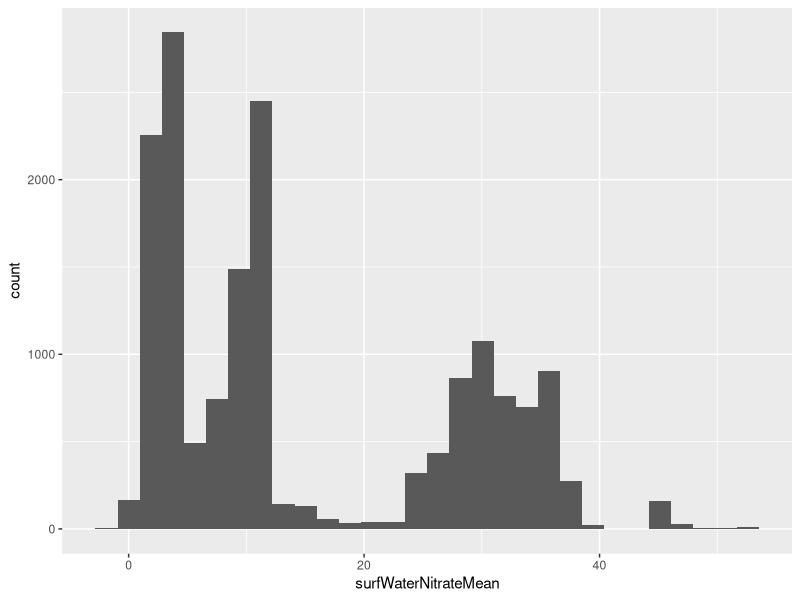
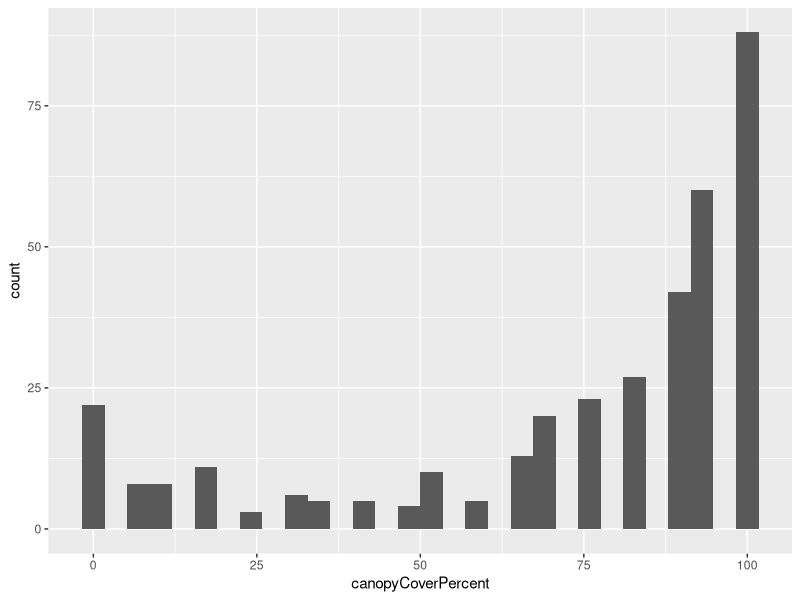

The R source for these figures, in order: (Note: this script raises an error after producing the figures.)
## ---- chunk 1
knitr::opts_chunk$set(echo = TRUE)
## ---- chunk 2

#In Chunk 2, we're loading in the packages necessary to manipulate and process our data for further analysis.

library(dplyr)
library(tidyr)
library(ggplot2)
library(readr)
library(lubridate)

## ---- chunk 3

#In Chunk 3, we're loading all of the raw NEON data sets that we're going to be using in our project, so that they're immediately accessible and available within the .rmd. Additionally, we're tagging each with an appropriate siteID (derived from the NEON site wherein the data was collected) and a year (derived from the year within which the data was collected). 

# (Note: Each set of data is preceded by a textual title (example: #BIGC_2019) to facilitate any necessary navigation).


#BIGC_2019

Nitrate_BIGC_2019 <-read_csv("../Data/Processed/BIGC (CA-D17)/BIGC_NEON_nitrate-surfacewater/NEON.D17.BIGC.DP1.20033.001.102.100.015.NSW_15_minute.2019-07.basic.20221201T190523Z.csv") %>% 
  mutate(siteID="BIGC", year=2019)

VegCover_BIGC_2019 <- read_csv("../Data/Processed/BIGC (CA-D17)/BIGC_NEON_cover-veg-riparian/NEON.D17.BIGC.DP1.20191.001.rip_percentComposition.2019-07.basic.20230112T002213Z.csv") %>% 
  mutate(siteID="BIGC", year=2019)


#BIGC_2021

Nitrate_BIGC_2021 <-read_csv("../Data/Processed/BIGC (CA-D17)/BIGC_NEON_nitrate-surfacewater/NEON.D17.BIGC.DP1.20033.001.102.100.015.NSW_15_minute.2021-08.basic.20221201T175835Z.csv") %>% 
  mutate(siteID="BIGC", year=2021)

VegCover_BIGC_2021 <- read_csv("../Data/Processed/BIGC (CA-D17)/BIGC_NEON_cover-veg-riparian/NEON.D17.BIGC.DP1.20191.001.rip_percentComposition.2021-08.basic.20230112T001807Z.csv") %>% 
  mutate(siteID="BIGC", year=2021)


#BLUE_2019

Nitrate_BLUE_2019 <-read_csv("../Data/Processed/BLUE (OK-D11)/BLUE_NEON_nitrate-surfacewater/NEON.D11.BLUE.DP1.20033.001.112.100.015.NSW_15_minute.2019-06.basic.20221201T045009Z.csv") %>% 
  mutate(siteID="BLUE", year=2019)

VegCover_BLUE_2019 <-read_csv("../Data/Processed/BLUE (OK-D11)/BLUE_NEON_cover-veg-riparian/NEON.D11.BLUE.DP1.20191.001.rip_percentComposition.2019-06.basic.20230112T002006Z.csv") %>% 
  mutate(siteID="BLUE", year=2019)


#BLUE_2021

Nitrate_BLUE_2021 <-read_csv("../Data/Processed/BLUE (OK-D11)/BLUE_NEON_nitrate-surfacewater/NEON.D11.BLUE.DP1.20033.001.112.100.015.NSW_15_minute.2021-06.basic.20221201T013159Z.csv") %>% 
  mutate(siteID="BLUE", year=2021)

VegCover_BLUE_2021 <-read_csv("../Data/Processed/BLUE (OK-D11)/BLUE_NEON_cover-veg-riparian/NEON.D11.BLUE.DP1.20191.001.rip_percentComposition.2021-06.basic.20230112T002305Z.csv") %>% 
  mutate(siteID="BLUE", year=2021)


#LECO_2019

Nitrate_LECO_2019 <-read_csv("../Data/Processed/LECO (TN-D07)/LECO_NEON_nitrate-surfacewater/NEON.D07.LECO.DP1.20033.001.102.100.015.NSW_15_minute.2019-09.basic.20221208T002007Z.csv") %>% 
  mutate(siteID="LECO", year=2019)

VegCover_LECO_2019 <-read_csv("../Data/Processed/LECO (TN-D07)/LECO_NEON_cover-veg-riparian/NEON.D07.LECO.DP1.20191.001.rip_percentComposition.2019-09.basic.20230112T001930Z.csv") %>% 
  mutate(siteID="LECO", year=2019)


#LECO_2021

Nitrate_LECO_2021 <-read_csv("../Data/Processed/LECO (TN-D07)/LECO_NEON_nitrate-surfacewater/NEON.D07.LECO.DP1.20033.001.112.100.015.NSW_15_minute.2021-09.basic.20221208T012753Z.csv") %>% 
  mutate(siteID="LECO", year=2021)

VegCover_LECO_2021 <-read_csv("../Data/Processed/LECO (TN-D07)/LECO_NEON_cover-veg-riparian/NEON.D07.LECO.DP1.20191.001.rip_percentComposition.2021-09.basic.20230112T002003Z.csv") %>% 
  mutate(siteID="LECO", year=2021)


## ---- chunk 4

#In Chunk 4, all of the extraneous data from the raw data sheets is being excised, and the data pertaining to our project is being consolidated into multiple formats in order to facilitate further analysis and manipulation. These are detailed in pre-code titles below, but generally speaking, we are creating a data frame containing all of the 'surfWaterNitrateMean' data from the Nitrate_Surfacewater NEON data sheets and a separate frame containing all of the 'canopyCoverPercent' data from the Cover_Veg_Riparian NEON data sheets (these will be used in the creation of two single-variable histograms). We're then creating mean data for each of these consolidated data frames (grouped by siteID and year) before finally left_joining these mean data to create a summarized master data frame.


#Nitrate Data Consolidation (Total, then mean surfWaterNitrateMean grouped by SiteID and year)
Nitrate_Combined <- bind_rows(Nitrate_BIGC_2019, Nitrate_BIGC_2021, Nitrate_BLUE_2019, Nitrate_BLUE_2021, Nitrate_LECO_2019, Nitrate_LECO_2021)

Mean_Nitrate_Combined <- Nitrate_Combined %>% 
  drop_na() %>% 
  group_by(siteID, year) %>% 
  summarize(mean_conc_nitrate = mean(surfWaterNitrateMean), standard_error = sd(surfWaterNitrateMean/sqrt(n())))


#VegCover Data Consolidation (Total, then mean canopyCoverPercent grouped by SiteID and year)
VegCover_Combined <- bind_rows(VegCover_BIGC_2019, VegCover_BIGC_2021, VegCover_BLUE_2019, VegCover_BLUE_2021, VegCover_LECO_2019, VegCover_LECO_2021)

Mean_VegCover_Combined <- VegCover_Combined %>% 
  group_by(siteID, year) %>% 
  summarize(mean_veg_cover = mean(canopyCoverPercent), standard_error = sd(canopyCoverPercent/sqrt(n())))


#Summary Data Frame (with corresponding mean values)
Master_Data_Frame <- left_join(Mean_Nitrate_Combined, Mean_VegCover_Combined)



#Raw 'surfWaterNitrateMean' and 'canopyCoverPercent' columns for Histogram
Total_Nitrate_Conc_Combined <- Nitrate_Combined %>% 
  drop_na() %>% 
  select(surfWaterNitrateMean)

Total_VegCover_Combined <- VegCover_Combined %>% 
  select(canopyCoverPercent)


## ---- chunk 5

# In Chunk 5, we're using the data frames containing the compiled 'surfWaterNitrateMean' and 'canopyCoverPercent' columns to create two single-variable histograms, each representative of one of our two continuous variables (both our response and our predictor variable). These histograms will give us a better understanding of the distribution of our variable values, which could help us to draw more accurate conclusions about the relationships we're observing down the line (as well as help us to explain any potential anomalies that arise).


Total_Nitrate_Conc_Combined %>%
  ggplot(aes(x=surfWaterNitrateMean))+
  geom_histogram()

Total_VegCover_Combined %>%
  ggplot(aes(x=canopyCoverPercent))+
  geom_histogram()


## ---- chunk 6

#In Chunk 6, we are creating data frames containing the summarized data necessary for visualization and analysis, specifically to facilitate the creation of figures by making all of the pertinent data immediately available in a single data frame. (Note: Much of this code is the same as that contained in Chunk 4; for the purposes of our project, it made sense to summarize our data prior to compilation, and as such, much of it already exists in a grouped and summarized format).


#Nitrate Data Consolidation (Total, then mean surfWaterNitrateMean grouped by SiteID and year)
Nitrate_Combined <- bind_rows(Nitrate_BIGC_2019, Nitrate_BIGC_2021, Nitrate_BLUE_2019, Nitrate_BLUE_2021, Nitrate_LECO_2019, Nitrate_LECO_2021)

Mean_Nitrate_Combined <- Nitrate_Combined %>% 
  drop_na() %>% 
  group_by(siteID, year) %>% 
  summarize(mean_conc_nitrate = mean(surfWaterNitrateMean), standard_error = sd(surfWaterNitrateMean/sqrt(n())))


#VegCover Data Consolidation (Total, then mean canopyCoverPercent grouped by SiteID and year)
VegCover_Combined <- bind_rows(VegCover_BIGC_2019, VegCover_BIGC_2021, VegCover_BLUE_2019, VegCover_BLUE_2021, VegCover_LECO_2019, VegCover_LECO_2021)

Mean_VegCover_Combined <- VegCover_Combined %>% 
  group_by(siteID, year) %>% 
  summarize(mean_veg_cover = mean(canopyCoverPercent), standard_error = sd(canopyCoverPercent/sqrt(n())))


#Summary Data Frame (with corresponding mean values)
Master_Data_Frame <- left_join(Mean_Nitrate_Combined, Mean_VegCover_Combined)

## ---- chunk 7

#Bar Graph
Master_Data_Frame %>%
  drop_na()%>%
  group_by(siteID, year)%>%
  ggplot(aes(x=siteID, y=mean_conc_nitrate, fill = siteID))+
  geom_col(position="dodge")+
  geom_errorbar(aes(ymin = mean_conc_nitrate - standard_error, ymax = mean_conc_nitrate + standard_error), width = .2)+
  facet_wrap("year")

Master_Data_Frame %>%
  drop_na()%>%
  group_by(siteID, year)%>%
  ggplot(aes(x=siteID, y=mean_veg_cover, fill = siteID))+
  geom_col(position="dodge")+
  geom_errorbar(aes(ymin = mean_veg_cover - standard_error, ymax = mean_veg_cover + standard_error), width = .2)+
  facet_wrap("year")

#Scatter Plot
Master_Data_Frame %>%
  ggplot(aes(x=mean_veg_cover, y=mean_conc_nitrate))+
  geom_point()+
  geom_smooth(method ="lm")+
  theme_classic()


#ANOVA

ANOVA_Model <- aov(mean_conc_nitrate~mean_veg_cover, data = Master_Data_Frame)
summary(ANOVA_Model)

#Linear Model

Linear_Model <- lm(mean_conc_nitrate~mean_veg_cover, data = Master_Data_Frame)
summary(Linear_Model)
plot(Linear_Model)

## ---- chunk 8

Nitrate_BIGC_2019 <-read_csv("../Data/Processed/BIGC (CA-D17)/BIGC_NEON_nitrate-surfacewater/NEON.D17.BIGC.DP1.20033.001.102.100.015.NSW_15_minute.2019-07.basic.20221201T190523Z.csv")

VegCover_BIGC_2019 <- read_csv("../Data/Processed/BIGC (CA-D17)/BIGC_NEON_cover-veg-riparian/NEON.D17.BIGC.DP1.20191.001.rip_percentComposition.2019-07.basic.20230112T002213Z.csv")

CompStruct_BIGC_2019 <- read_csv("../Data/Processed/BIGC (CA-D17)/BIGC_NEON_comp-struct-riparian/NEON.D17.BIGC.DP1.20275.001.rip_assessment.2019-07.basic.20221128T182237Z.csv")

ChemSurf_BIGC_2019 <- read_csv("../Data/Processed/BIGC (CA-D17)/BIGC_NEON_chem-surfacewater/NEON.D17.BIGC.DP1.20093.001.swc_externalLabDataByAnalyte.2019-07.basic.20221215T171932Z.csv")

## ---- chunk 9

#BIGC_2019

Nitrate_BIGC_2019 <-read_csv("../Data/Processed/BIGC (CA-D17)/BIGC_NEON_nitrate-surfacewater/NEON.D17.BIGC.DP1.20033.001.102.100.015.NSW_15_minute.2019-07.basic.20221201T190523Z.csv")

VegCover_BIGC_2019 <- read_csv("../Data/Processed/BIGC (CA-D17)/BIGC_NEON_cover-veg-riparian/NEON.D17.BIGC.DP1.20191.001.rip_percentComposition.2019-07.basic.20230112T002213Z.csv")


#BIGC_2021

Nitrate_BIGC_2021 <-read_csv("../Data/Processed/BIGC (CA-D17)/BIGC_NEON_nitrate-surfacewater/NEON.D17.BIGC.DP1.20033.001.102.100.015.NSW_15_minute.2021-08.basic.20221201T175835Z.csv")

VegCover_BIGC_2021 <- read_csv("../Data/Processed/BIGC (CA-D17)/BIGC_NEON_cover-veg-riparian/NEON.D17.BIGC.DP1.20191.001.rip_percentComposition.2021-08.basic.20230112T001807Z.csv")


#BLUE_2019

Nitrate_BLUE_2019 <-read_csv("../Data/Processed/BLUE (OK-D11)/BLUE_NEON_nitrate-surfacewater/NEON.D11.BLUE.DP1.20033.001.112.100.015.NSW_15_minute.2019-06.basic.20221201T045009Z.csv")

VegCover_BLUE_2019 <-read_csv("../Data/Processed/BLUE (OK-D11)/BLUE_NEON_cover-veg-riparian/NEON.D11.BLUE.DP1.20191.001.rip_percentComposition.2019-06.basic.20230112T002006Z.csv")


#BLUE_2021

Nitrate_BLUE_2021 <-read_csv("../Data/Processed/BLUE (OK-D11)/BLUE_NEON_nitrate-surfacewater/NEON.D11.BLUE.DP1.20033.001.112.100.015.NSW_15_minute.2021-06.basic.20221201T013159Z.csv")

VegCover_BLUE_2021 <-read_csv("../Data/Processed/BLUE (OK-D11)/BLUE_NEON_cover-veg-riparian/NEON.D11.BLUE.DP1.20191.001.rip_percentComposition.2021-06.basic.20230112T002305Z.csv")


#LECO_2019

Nitrate_LECO_2019 <-read_csv("../Data/Processed/LECO (TN-D07)/LECO_NEON_nitrate-surfacewater/NEON.D07.LECO.DP1.20033.001.102.100.015.NSW_15_minute.2019-09.basic.20221208T002007Z.csv")

VegCover_LECO_2019 <-read_csv("../Data/Processed/LECO (TN-D07)/LECO_NEON_cover-veg-riparian/NEON.D07.LECO.DP1.20191.001.rip_percentComposition.2019-09.basic.20230112T001930Z.csv")


#LECO_2021

Nitrate_LECO_2021 <-read_csv("../Data/Processed/LECO (TN-D07)/LECO_NEON_nitrate-surfacewater/NEON.D07.LECO.DP1.20033.001.112.100.015.NSW_15_minute.2021-09.basic.20221208T012753Z.csv")

VegCover_LECO_2021 <-read_csv("../Data/Processed/LECO (TN-D07)/LECO_NEON_cover-veg-riparian/NEON.D07.LECO.DP1.20191.001.rip_percentComposition.2021-09.basic.20230112T002003Z.csv")


## ---- chunk 10

NBIGC2019Mean <- Nitrate_BIGC_2019 %>%
  drop_na(surfWaterNitrateMean) %>% 
  summarize(mean_conc_BIGC_2019 = mean(surfWaterNitrateMean))


Nitrate_BIGC_2021 %>%
  drop_na(surfWaterNitrateMean) %>% 
  summarize(mean_conc_BIGC_2021 = mean(surfWaterNitrateMean))


Nitrate_BLUE_2019 %>%
  drop_na(surfWaterNitrateMean) %>% 
  summarize(mean_conc_BLUE_2019 = mean(surfWaterNitrateMean))


Nitrate_BLUE_2021 %>%
  drop_na(surfWaterNitrateMean) %>% 
  summarize(mean_conc_BLUE_2021 = mean(surfWaterNitrateMean))


Nitrate_LECO_2019 %>%
  drop_na(surfWaterNitrateMean) %>% 
  summarize(mean_conc_LECO_2019 = mean(surfWaterNitrateMean))


Nitrate_LECO_2021 %>%
  drop_na(surfWaterNitrateMean) %>% 
  summarize(mean_conc_LECO_2021 = mean(surfWaterNitrateMean))


VegCover_BIGC_2019 %>%
  drop_na(canopyCoverPercent) %>% 
  summarize(mean_cover_perc_BIGC_2019 = mean(canopyCoverPercent))


VegCover_BIGC_2021 %>%
  drop_na(canopyCoverPercent) %>% 
  summarize(mean_cover_perc_BIGC_2021 = mean(canopyCoverPercent))


VegCover_BLUE_2019 %>%
  drop_na(canopyCoverPercent) %>% 
  summarize(mean_cover_perc_BLUE_2019 = mean(canopyCoverPercent))


VegCover_BLUE_2021 %>%
  drop_na(canopyCoverPercent) %>% 
  summarize(mean_cover_perc_BLUE_2021 = mean(canopyCoverPercent))


VegCover_LECO_2019 %>%
  drop_na(canopyCoverPercent) %>% 
  summarize(mean_cover_perc_LECO_2019 = mean(canopyCoverPercent))


VegCover_LECO_2021 %>%
  drop_na(canopyCoverPercent) %>% 
  summarize(mean_cover_perc_LECO_2021 = mean(canopyCoverPercent))


## ---- chunk 11

Nitrate_BIGC_select_2019 <- Nitrate_BIGC_2019 %>% 
  select(surfWaterNitrateMean)

VegCover_BIGC_select_2019 <- VegCover_BIGC_2019 %>% 
  select(canopyCoverPercent)

Nitrate_BIGC_select_2021 <- Nitrate_BIGC_2021 %>% 
  select(surfWaterNitrateMean)

VegCover_BIGC_select_2021 <- VegCover_BIGC_2021 %>% 
  select(canopyCoverPercent)

Nitrate_BLUE_select_2019 <- Nitrate_BLUE_2019 %>% 
  select(surfWaterNitrateMean)

VegCover_BLUE_select_2019 <- VegCover_BLUE_2019 %>% 
  select(canopyCoverPercent)

Nitrate_BLUE_select_2021 <- Nitrate_BLUE_2021 %>% 
  select(surfWaterNitrateMean)

VegCover_BLUE_select_2021 <- VegCover_BLUE_2021 %>% 
  select(canopyCoverPercent)

Nitrate_LECO_select_2019 <- Nitrate_LECO_2019 %>% 
  select(surfWaterNitrateMean)

VegCover_LECO_select_2019 <- VegCover_LECO_2019 %>% 
  select(canopyCoverPercent)

Nitrate_LECO_select_2021 <- Nitrate_LECO_2021 %>% 
  select(surfWaterNitrateMean)

VegCover_LECO_select_2021 <- VegCover_LECO_2021 %>% 
  select(canopyCoverPercent)


Total_VegCover_Combined <- bind_cols(VegCover_BIGC_select_2019, VegCover_BIGC_select_2021, VegCover_BLUE_select_2019, VegCover_BLUE_select_2021, VegCover_LECO_select_2019, VegCover_LECO_select_2021)

Total_VegCover_Combined_One_Col <- bind_rows(VegCover_BIGC_select_2019, VegCover_BIGC_select_2021, VegCover_BLUE_select_2019, VegCover_BLUE_select_2021, VegCover_LECO_select_2019, VegCover_LECO_select_2021)

Total_Nitrate_Combined_One_Col <- bind_rows(Nitrate_BIGC_select_2019, Nitrate_BIGC_select_2021, Nitrate_BLUE_select_2019, Nitrate_BLUE_select_2021, Nitrate_LECO_select_2019, Nitrate_LECO_select_2021)

Master_Sheet_Total <- left_join(x = Total_VegCover_Combined_One_Col, y = Total_Nitrate_Combined_One_Col)

## ---- chunk 12

NBIGC2019Mean <- Nitrate_BIGC_2019 %>%
  drop_na(surfWaterNitrateMean) %>% 
  summarize(mean_conc_BIGC_2019 = mean(surfWaterNitrateMean))


NBIGC2021Mean <- Nitrate_BIGC_2021 %>%
  drop_na(surfWaterNitrateMean) %>% 
  summarize(mean_conc_BIGC_2021 = mean(surfWaterNitrateMean))


NBLUE2019Mean <- Nitrate_BLUE_2019 %>%
  drop_na(surfWaterNitrateMean) %>% 
  summarize(mean_conc_BLUE_2019 = mean(surfWaterNitrateMean))


NBLUE2021Mean <- Nitrate_BLUE_2021 %>%
  drop_na(surfWaterNitrateMean) %>% 
  summarize(mean_conc_BLUE_2021 = mean(surfWaterNitrateMean))


NLECO2019Mean <- Nitrate_LECO_2019 %>%
  drop_na(surfWaterNitrateMean) %>% 
  summarize(mean_conc_LECO_2019 = mean(surfWaterNitrateMean))


NLECO2021Mean <- Nitrate_LECO_2021 %>%
  drop_na(surfWaterNitrateMean) %>% 
  summarize(mean_conc_LECO_2021 = mean(surfWaterNitrateMean))


VBIGC2019Mean <- VegCover_BIGC_2019 %>%
  drop_na(canopyCoverPercent) %>% 
  summarize(mean_cover_perc_BIGC_2019 = mean(canopyCoverPercent))


VBIGC2021Mean <- VegCover_BIGC_2021 %>%
  drop_na(canopyCoverPercent) %>% 
  summarize(mean_cover_perc_BIGC_2021 = mean(canopyCoverPercent))


VBLUE2019Mean <- VegCover_BLUE_2019 %>%
  drop_na(canopyCoverPercent) %>% 
  summarize(mean_cover_perc_BLUE_2019 = mean(canopyCoverPercent))


VBLUE2021Mean <- VegCover_BLUE_2021 %>%
  drop_na(canopyCoverPercent) %>% 
  summarize(mean_cover_perc_BLUE_2021 = mean(canopyCoverPercent))


VLECO2019Mean <- VegCover_LECO_2019 %>%
  drop_na(canopyCoverPercent) %>% 
  summarize(mean_cover_perc_LECO_2019 = mean(canopyCoverPercent))


VLECO2021Mean <- VegCover_LECO_2021 %>%
  drop_na(canopyCoverPercent) %>% 
  summarize(mean_cover_perc_LECO_2021 = mean(canopyCoverPercent))



Mean_Nitrate_Combined <- bind_rows(NBIGC2019Mean, NBIGC2021Mean, NBLUE2019Mean, NBLUE2021Mean, NLECO2019Mean, NLECO2021Mean)

Mean_VegCover_Combined <- bind_rows(VBIGC2019Mean, VBIGC2021Mean, VBLUE2019Mean, VBLUE2021Mean, VLECO2019Mean, VLECO2021Mean)

Master_Data_Frame <- bind_cols(Mean_Nitrate_Combined, Mean_VegCover_Combined)
